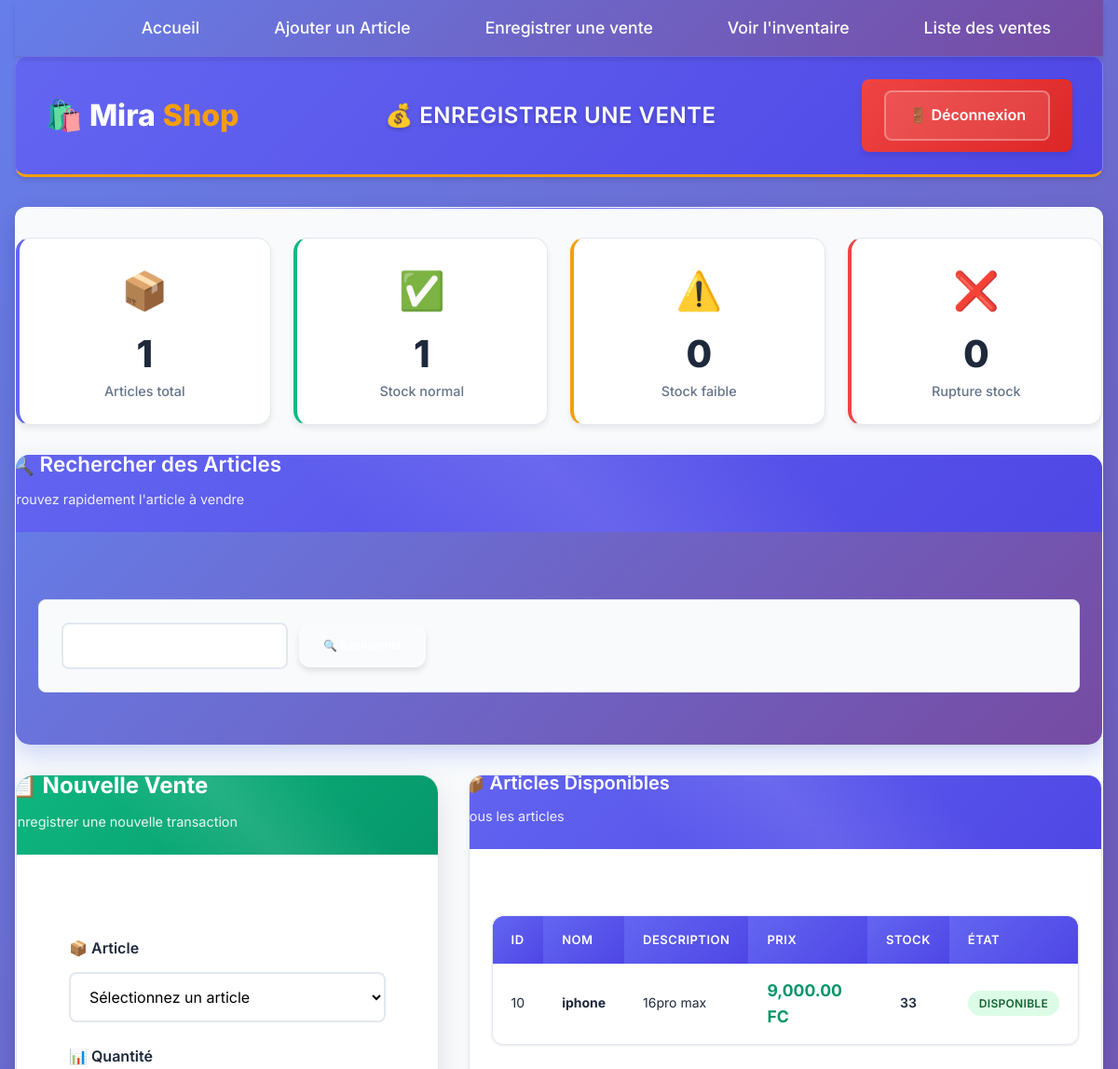
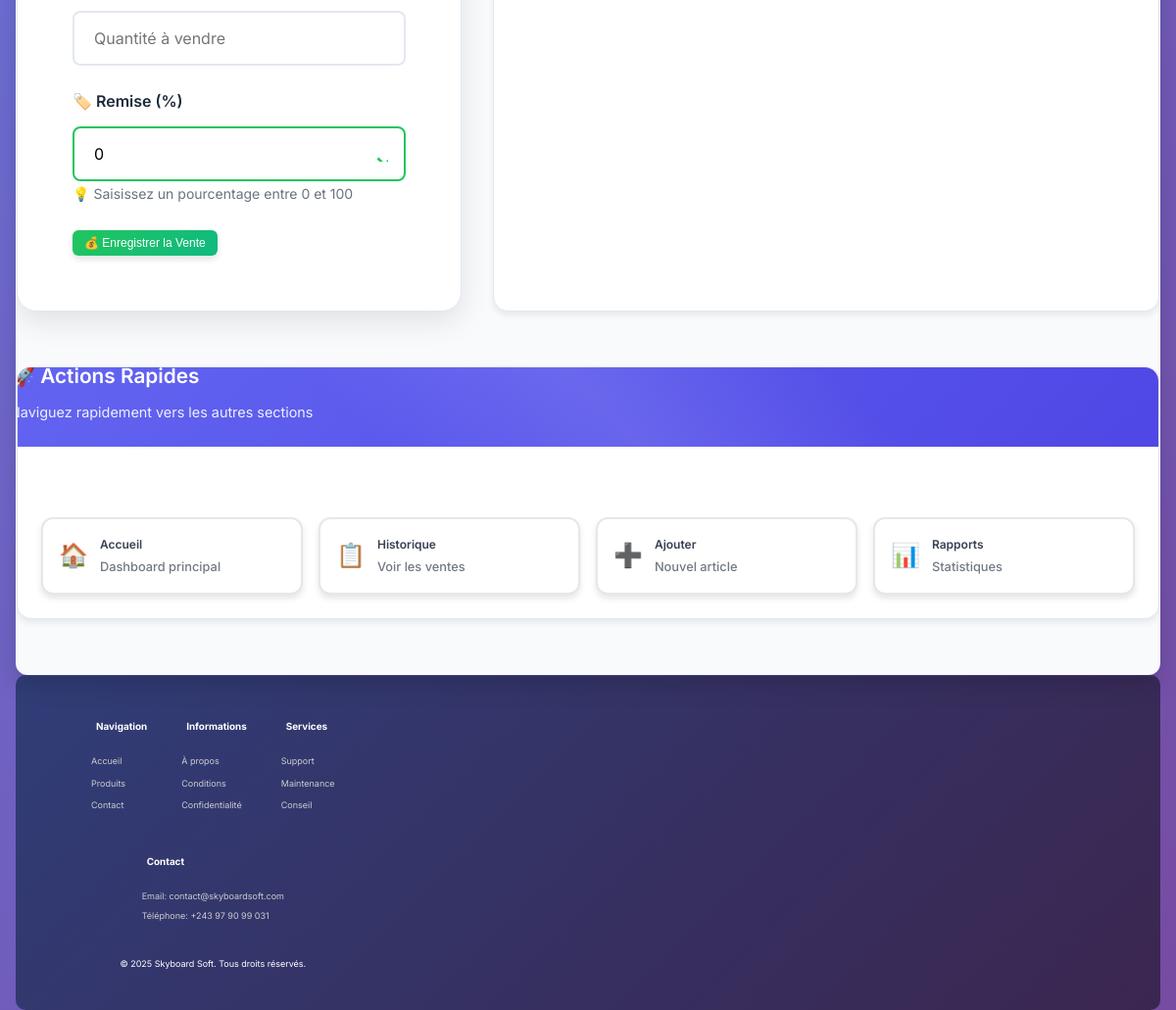
The app's page /vente.php (signed in) with its own data (2 pictures, top to bottom).
### tables this page shows
CREATE TABLE `articles` (
  `id` int(11) NOT NULL,
  `nom` varchar(100) NOT NULL,
  `description` text DEFAULT NULL,
  `prix` decimal(10,2) NOT NULL,
  `quantité` int(11) NOT NULL
);

### vente.php (the view, shortened to what this page needs)
<?php
include 'config.php';
$search = '';
$articles = null;
if ($_SERVER["REQUEST_METHOD"] == "POST" && isset($_POST['search'])) {
    $search = htmlspecialchars(trim($_POST['search']));
    if (!empty($search)) {
        $stmt = $conn->prepare("SELECT * FROM Articles WHERE nom LIKE ? OR description LIKE ? ORDER BY nom ASC");
        $search_param = "%$search%";
        $stmt->bind_param("ss", $search_param, $search_param);
        $stmt->execute();
        $articles = $stmt->get_result();
        $stmt->close();
    } else {
        $articles = $conn->query("SELECT * FROM Articles ORDER BY nom ASC");
    }
} else {
    $articles = $conn->query("SELECT * FROM Articles ORDER BY nom ASC");
}
?>
<!DOCTYPE html>
<html lang="fr">
<head>
    <link rel="stylesheet" href="style.css">
    <link rel="stylesheet" href="shop/modern-style.css">
</head>
<body>
     <div class="container">
        <?php
    include 'navbar.php'
    ?>
        <header class="header">
            <div class="header-content">
                <div class="logo">
                    <a href="index.php">🛍️ Mira<span>Shop</span></a>
                </div>
                <div class="header-title">
                    <h1>💰 ENREGISTRER UNE VENTE</h1>
                </div>
                <div class="logout-btn">
                    <a href="logout.php" class="btn-outline">🚪 Déconnexion</a>
                </div>
            </div>
        </header>        <main class="main-card">
            <?php
            $stats_query = "SELECT
                COUNT(*) as total_articles,
                SUM(CASE WHEN quantité = 0 THEN 1 ELSE 0 END) as rupture_stock,
                SUM(CASE WHEN quantité > 0 AND quantité < 5 THEN 1 ELSE 0 END) as stock_faible,
                SUM(CASE WHEN quantité >= 5 THEN 1 ELSE 0 END) as stock_ok
                FROM Articles";
            $stats_result = $conn->query($stats_query);
            $stats = $stats_result->fetch_assoc();
            ?>
            <div class="stats-overview">
                <div class="stats-grid">
                    <div class="stat-card stat-total">
                        <div class="stat-icon">📦</div>
                        <div class="stat-content">
                            <div class="stat-number"><?php echo $stats['total_articles']; ?></div>
                            <div class="stat-label">Articles total</div>
                        </div>
                    </div>
                    <div class="stat-card stat-available">
                        <div class="stat-icon">✅</div>
                        <div class="stat-content">
                            <div class="stat-number"><?php echo $stats['stock_ok']; ?></div>
                            <div class="stat-label">Stock normal</div>
                        </div>
                    </div>
                    <div class="stat-card stat-low">
                        <div class="stat-icon">⚠️</div>
                        <div class="stat-content">
                            <div class="stat-number"><?php echo $stats['stock_faible']; ?></div>
                            <div class="stat-label">Stock faible</div>
                        </div>
                    </div>
                    <div class="stat-card stat-empty">
                        <div class="stat-icon">❌</div>
                        <div class="stat-content">
                            <div class="stat-number"><?php echo $stats['rupture_stock']; ?></div>
                            <div class="stat-label">Rupture stock</div>
                        </div>
                    </div>
                </div>
            </div>
            <div class="search-section">
                <div class="card search-card">
                    <div class="card-header">
                        <h2>🔍 Rechercher des Articles</h2>
                        <p class="card-subtitle">Trouvez rapidement l'article à vendre</p>
                    </div>
                    <div class="card-body">
                        <form method="POST" class="search-form">
                            <div class="search-group">
                                <input type="text" name="search" placeholder="Rechercher par nom ou description..."
                                       value="<?php echo htmlspecialchars($search); ?>" class="search-input">
                                <button type="submit" class="btn btn-primary search-btn">
                                    🔍 Rechercher
                                </button>
                            </div>
                        </form>
                    </div>
                </div>
            </div>
            <div class="grid-container">
                <div class="card form-card">
                    <div class="card-header">
                        <h2>📋 Nouvelle Vente</h2>
                        <p class="card-subtitle">Enregistrer une nouvelle transaction</p>
                    </div>
                    <div class="card-body">
                        <form method="POST" class="sale-form" id="saleForm">
                            <div class="form-group">
                                <label for="id_article" class="form-label">📦 Article</label>
                                <select id="id_article" name="id_article" class="form-select" required>
                                    <option value="">Sélectionnez un article</option>
                                    <?php
                                    if ($articles && $articles->num_rows > 0) {
                                        $articles->data_seek(0);
                                    }
                                    ?>
                                </select>
                            </div>                            <div class="form-group">
                                <label for="quantité" class="form-label">📊 Quantité</label>
                                <input type="number" id="quantité" name="quantité" min="1"
                                       placeholder="Quantité à vendre" class="form-input" required>
                            </div>
                            <div class="form-group">
                                <label for="remise" class="form-label">🏷️ Remise (%)</label>
                                <input type="number" id="remise" name="remise" min="0" max="100" step="0.1"
                                       placeholder="Remise en pourcentage (optionnel)" class="form-input" value="0">
                                <small class="text-muted">💡 Saisissez un pourcentage entre 0 et 100</small>
                            </div>
                            <button type="submit" name="vente" class="btn btn-success btn-lg">
                                💰 Enregistrer la Vente
                            </button>
                        </form>
                    </div>
                </div>
                <div class="card table-card">
                    <div class="card-header">
                        <h2>📦 Articles Disponibles</h2>
                        <p class="card-subtitle">
                            <?php echo $search ? "Résultats pour: \"$search\"" : "Tous les articles"; ?>
                        </p>
                    </div>
                    <div class="card-body">
                        <div class="table-container">
                            <table class="modern-table">
                                <thead>
                                    <tr>
                                        <th>ID</th>
                                        <th>Nom</th>
                                        <th>Description</th>
                                        <th>Prix</th>
                                        <th>Stock</th>
                                        <th>État</th>
                                    </tr>
                                </thead>
                                <tbody>
                                    <?php
                                    if ($articles && $articles->num_rows > 0) {
                                        $articles->data_seek(0);
                                        while ($row = $articles->fetch_assoc()) {
                                            $stock_class = '';
                                            $stock_badge = '';
                                            if ($row['quantité'] == 0) {
                                                $stock_class = 'out-of-stock';
                                                $stock_badge = '<span class="badge badge-danger">Rupture</span>';
                                            } elseif ($row['quantité'] < 5) {
                                                $stock_class = 'low-stock';
                                                $stock_badge = '<span class="badge badge-warning">Stock faible</span>';
                                            } else {
                                                $stock_badge = '<span class="badge badge-success">Disponible</span>';
                                            }
                                            echo "<tr class='$stock_class'>";
                                            echo "<td>" . htmlspecialchars($row['id']) . "</td>";
                                            echo "<td><strong>" . htmlspecialchars($row['nom']) . "</strong></td>";
                                            echo "<td>" . htmlspecialchars($row['description']) . "</td>";
                                            echo "<td class='price'>" . number_format($row['prix'], 2) . " FC</td>";
                                            echo "<td class='stock-cell'>" . $row['quantité'] . "</td>";
                                            echo "<td>$stock_badge</td>";
                                            echo "</tr>";
                                        }
                                    } else {
                                        echo "<tr><td colspan='6' class='empty-state'>
                                                <div class='empty-icon'>📦</div>
                                                <p>Aucun article trouvé</p>
                                              </td></tr>";
                                    }
                                    ?>
                                </tbody>
                            </table>
                        </div>
                    </div>
                </div>
            </div>
            <div class="actions-section">
                <div class="card actions-card">
                    <div class="card-header" style="background: linear-gradient(135deg, #6366f1, #4f46e5); color: white; border-radius: 20px 20px 0 0;">
                        <h3 style="margin: 0; font-size: 1.3rem; font-weight: 600;">🚀 Actions Rapides</h3>
                        <p style="margin: 0.5rem 0 0 0; font-size: 0.9rem; opacity: 0.9;">Naviguez rapidement vers les autres sections</p>
                    </div>
                    <div class="card-body">
                        <div class="actions-grid">
                            <a href="index.php" class="btn btn-outline-primary action-btn">
                                <div class="action-icon">🏠</div>
                                <div class="action-content">
                                    <div class="action-title">Accueil</div>
                                    <div class="action-desc">Dashboard principal</div>
                                </div>
                            </a>
                            <a href="liste_ventes.php" class="btn btn-outline-info action-btn">
                                <div class="action-icon">📋</div>
                                <div class="action-content">
                                    <div class="action-title">Historique</div>
                                    <div class="action-desc">Voir les ventes</div>
                                </div>
                            </a>
                            <a href="ajouter.php" class="btn btn-outline-success action-btn">
                                <div class="action-icon">➕</div>
                                <div class="action-content">
                                    <div class="action-title">Ajouter</div>
                                    <div class="action-desc">Nouvel article</div>
                                </div>
                            </a>
                            <a href="rapport.php" class="btn btn-outline-warning action-btn">
                                <div class="action-icon">📊</div>
                                <div class="action-content">
                                    <div class="action-title">Rapports</div>
                                    <div class="action-desc">Statistiques</div>
                                </div>
                            </a>
                        </div>
                    </div>
                </div>
            </div>
        </main>
        <?php
    include 'footer.php'
    ?>
</body>
</html>

### records on screen
articles: id "10", nom "iphone", description "16pro max", prix "9,000.00", quantité "33", shows "DISPONIBLE"

### other values on screen
$stats['total_articles'] "1"
$stats['stock_ok'] "1"
$stats['stock_faible'] "0"
$stats['rupture_stock'] "0"
